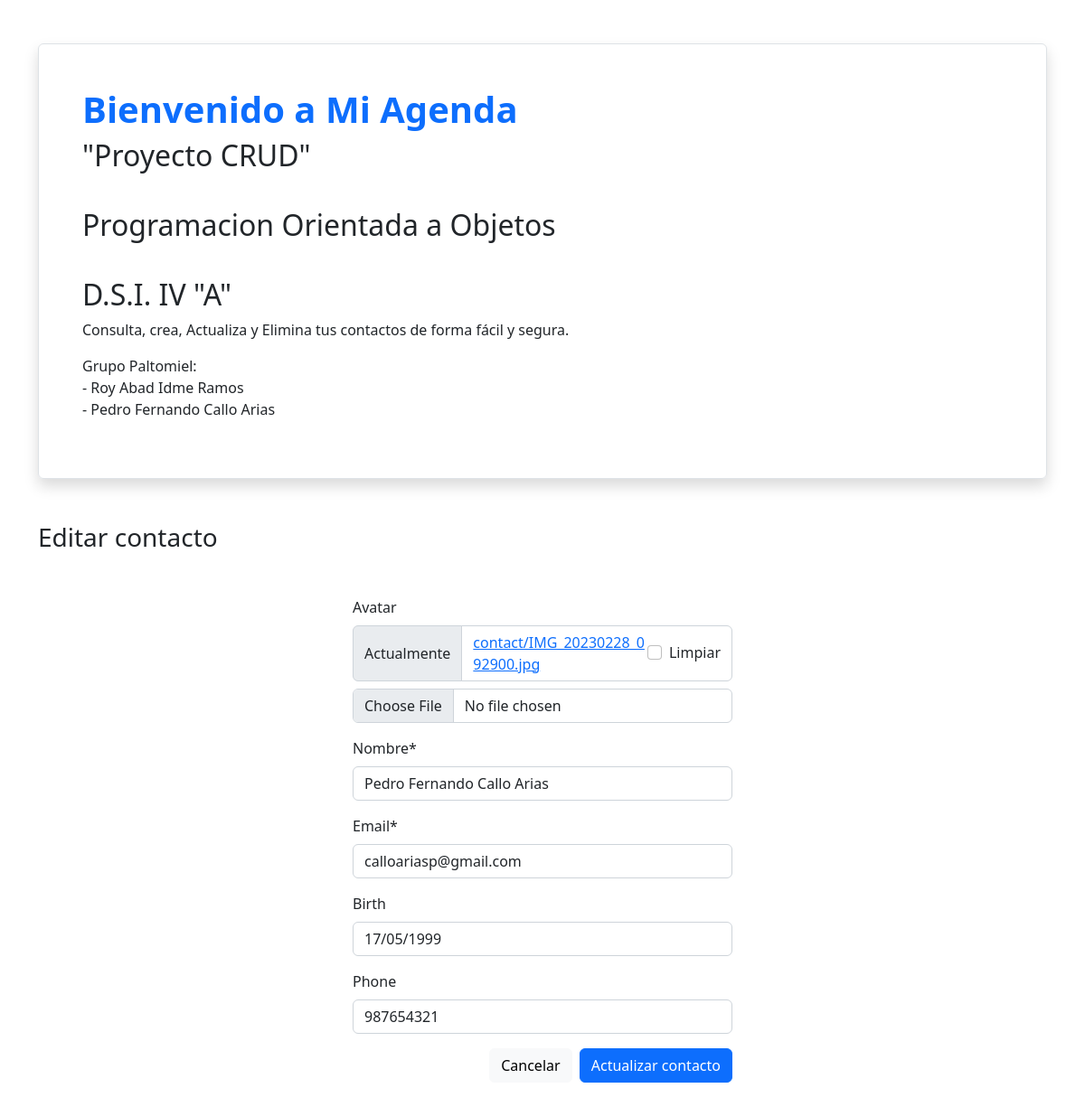
Page /2/edit/ on the committed database.
### contacts/models.py (models this page shows, shortened)
class Contact(models.Model):
    avatar = models.ImageField(upload_to='contact', null=True, blank=True)
    name = models.CharField(max_length=100, verbose_name='Nombre')
    email = models.EmailField(max_length=50)
    birth = models.DateField(null=True, blank=True)
    phone = models.CharField(max_length=15, null=True, blank=True)
    created = models.DateTimeField(auto_now_add=True)

### contacts/views.py (the view)
# urls.py: path('<int:pk>/edit/', views.ContactUpdateView.as_view(), name='contact_edit'),
class ContactUpdateView(generic.UpdateView):
    model = Contact
    fields = ('avatar', 'name', 'email', 'birth', 'phone',)
    success_url = reverse_lazy('contact_list')

### contacts/templates/contacts/contact_form.html (shortened to what this page needs)
{% extends 'contacts/base.html' %}
{% load static crispy_forms_tags %}
{% block content %}
    <div class="mt-5">
        <h3>
            {% if contact %}
            Editar
            {% else %}
            Nuevo
            {% endif %}
            contacto
        </h3>
    </div>
    <form action="" method="post" class="mt-5 mx-auto" style="max-width: 420px;" enctype="multipart/form-data" novalidate>
        {{ form|crispy }}
        <div class="text-end mt-3">
            <a href="{% url 'contact_list' %}" class="btn btn-light me-1">
                Cancelar
            </a>
            <button class="btn btn-primary">
                {% if contact %}
                Actualizar
                {% else %}
                Crear
                {% endif %}
                contacto
            </button>
        </div>
    </form>
{% endblock content %}

### rows in the picture
Contact: name "Pedro Fernando Callo Arias", email "calloariasp@gmail.com", birth "17/05/1999", phone "987654321"
